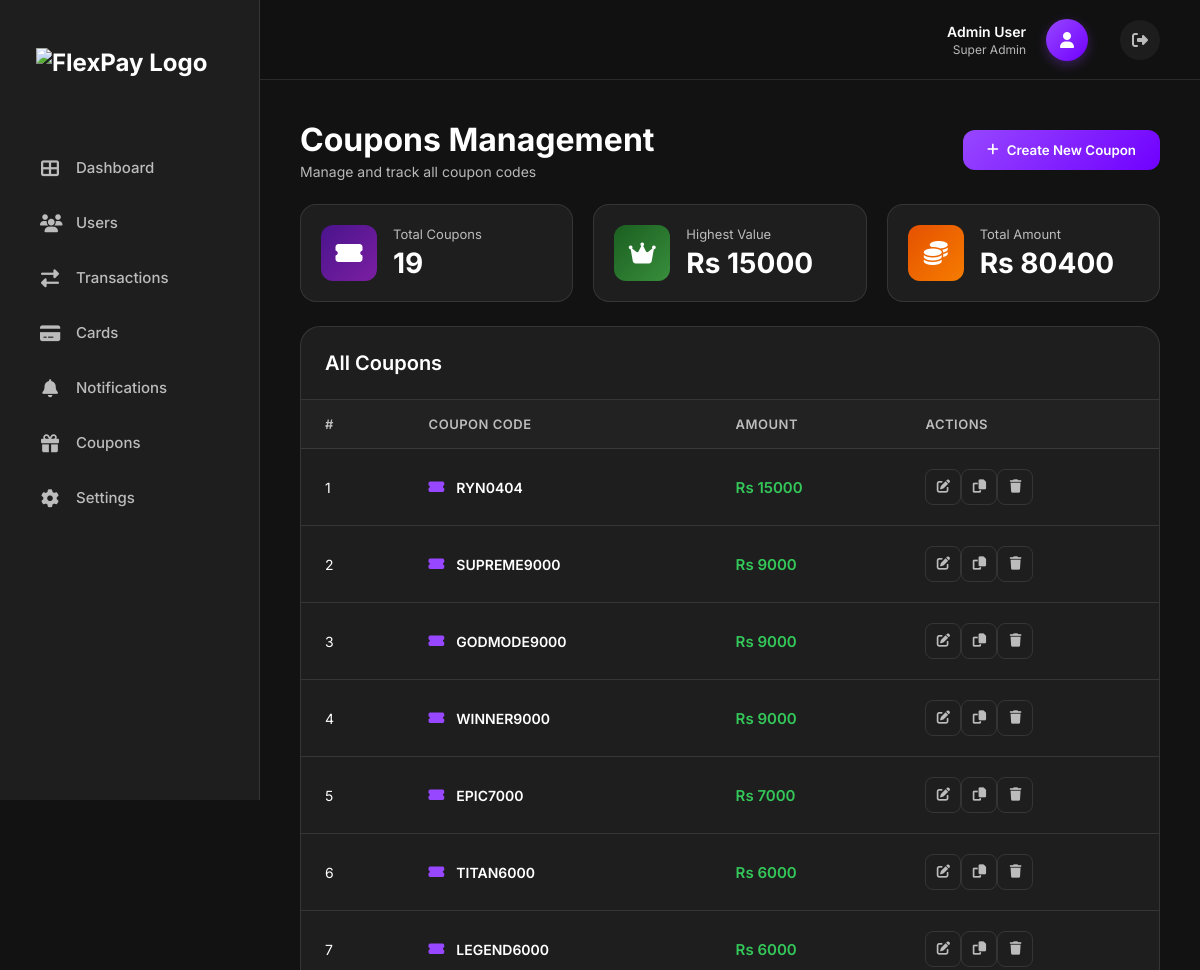
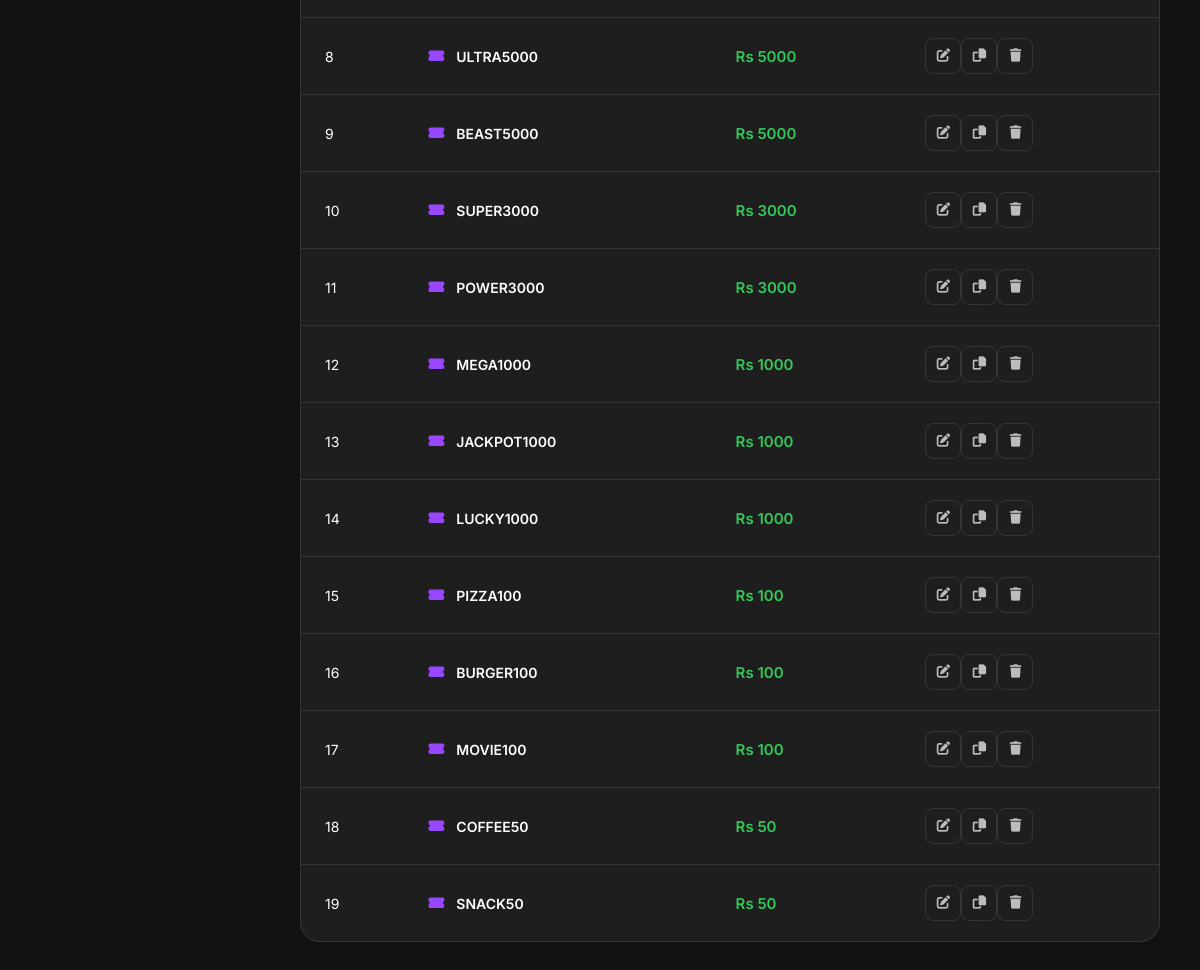
Screenshot of /admin/coupons (signed in) with the database file from the repository (2 pictures, top to bottom).
### tables this page shows
CREATE TABLE coupons (id INTEGER PRIMARY KEY AUTOINCREMENT, coupon_code TEXT UNIQUE NOT NULL, amount REAL NOT NULL);

### app/admin/routes.py (the view)
@admin_bp.route('/coupons')
@login_required
def coupons():
    all_coupons = db.execute("SELECT * FROM coupons ORDER BY amount DESC")
    total_coupons = len(all_coupons)
    highest_value = all_coupons[0]['amount'] if all_coupons else 0
    total_amount = sum(coupon['amount'] for coupon in all_coupons)
    return render_template('admin/coupons.html',
                         coupons=all_coupons,
                         total_coupons=total_coupons,
                         highest_value=highest_value,
                         total_amount=total_amount)

### app/admin/routes.py (called while the page is built)
def login_required(f):
    @wraps(f)
    def decorated_function(*args, **kwargs):
        if 'admin_id' not in session:
            return redirect(url_for('admin.login'))
        return f(*args, **kwargs)
    return decorated_function

### app/admin/templates/admin/coupons.html (shortened to what this page needs)
{% extends 'admin/base.html' %}
{% block content %}
<div class="coupons-container">
    <div class="page-header">
        <div class="header-left">
            <h1>Coupons Management</h1>
            <p class="subtitle">Manage and track all coupon codes</p>
        </div>
        <button class="btn-primary" onclick="openAddCouponModal()">
            <i class="fas fa-plus"></i>
            Create New Coupon
        </button>
    </div>
    <div class="stats-grid">
        <div class="stat-card">
            <div class="stat-icon" style="background: linear-gradient(135deg, #4a148c, #7b1fa2);">
                <i class="fas fa-ticket-alt"></i>
            </div>
            <div class="stat-info">
                <span class="stat-label">Total Coupons</span>
                <span class="stat-value">{{ total_coupons }}</span>
            </div>
        </div>
        <div class="stat-card">
            <div class="stat-icon" style="background: linear-gradient(135deg, #1b5e20, #388e3c);">
                <i class="fas fa-crown"></i>
            </div>
            <div class="stat-info">
                <span class="stat-label">Highest Value</span>
                <span class="stat-value">Rs {{ highest_value|int }}</span>
            </div>
        </div>
        <div class="stat-card">
            <div class="stat-icon" style="background: linear-gradient(135deg, #e65100, #f57c00);">
                <i class="fas fa-coins"></i>
            </div>
            <div class="stat-info">
                <span class="stat-label">Total Amount</span>
                <span class="stat-value">Rs {{ total_amount|int }}</span>
            </div>
        </div>
    </div>
    <div class="table-card">
        <div class="table-header">
            <h2>All Coupons</h2>
        </div>
        <div class="table-wrapper">
            <table class="coupons-table">
                <thead>
                    <tr>
                        <th>#</th>
                        <th>Coupon Code</th>
                        <th>Amount</th>
                        <th>Actions</th>
                    </tr>
                </thead>
                <tbody>
                    {% for coupon in coupons %}
                    <tr>
                        <td>{{ loop.index }}</td>
                        <td>
                            <div class="coupon-code">
                                <i class="fas fa-ticket-alt"></i>
                                <span>{{ coupon.coupon_code }}</span>
                            </div>
                        </td>
                        <td><span class="amount">Rs {{ coupon.amount|int }}</span></td>
                        <td>
                            <div class="action-buttons">
                                <button class="btn-icon" title="Edit"
                                    onclick="editCoupon({{ coupon.id }}, '{{ coupon.coupon_code }}', {{ coupon.amount }})">
                                    <i class="fas fa-edit"></i>
                                </button>
                                <button class="btn-icon" title="Copy Code"
                                    onclick="copyCouponCode('{{ coupon.coupon_code }}')">
                                    <i class="fas fa-copy"></i>
                                </button>
                                <button class="btn-icon danger" title="Delete"
                                    onclick="deleteCoupon({{ coupon.id }}, '{{ coupon.coupon_code }}')">
                                    <i class="fas fa-trash"></i>
                                </button>
                            </div>
                        </td>
                    </tr>
                    {% endfor %}
                </tbody>
            </table>
        </div>
    </div>
</div>
{% endblock %}

### app/admin/templates/admin/base.html (style rules this page uses)
:root { --bg-color: #121212; --sidebar-bg: #1E1E1E; --text-color: #FFFFFF; --text-secondary: rgba(255, 255, 255, 0.7); --primary-color: #9747ff; --accent-color: #d4f3fdff; --danger-color: #FF453A; --card-bg: #1E1E1E; --border-color: rgba(255, 255, 255, 0.1); --hover-bg: rgba(151, 71, 255, 0.1); }
* { margin: 0; padding: 0; box-sizing: border-box; font-family: 'Inter', sans-serif; }
body { background-color: var(--bg-color); color: var(--text-color); display: flex; min-height: 100vh; }
h1 { font-size: 28px; font-weight: 700; margin-bottom: 24px; color: var(--text-color); }
h2 { font-size: 22px; font-weight: 600; margin-bottom: 16px; color: var(--text-color); }

### app/admin/templates/admin/coupons.html (style rules this page uses)
.coupons-container { display: flex; flex-direction: column; gap: 24px; }
.page-header { display: flex; justify-content: space-between; align-items: center; }
.header-left h1 { font-size: 32px; font-weight: 700; margin: 0 0 4px 0; }
.subtitle { color: var(--text-secondary); font-size: 14px; margin: 0; }
.btn-primary { background: linear-gradient(135deg, var(--primary-color), #7000ff); color: white; border: none; padding: 12px 24px; border-radius: 12px; font-weight: 600; cursor: pointer; display: flex; align-items: center; gap: 8px; transition: transform 0.2s; }
.stats-grid { display: grid; grid-template-columns: repeat(auto-fit, minmax(250px, 1fr)); gap: 20px; }
.stat-card { background: var(--card-bg); border: 1px solid var(--border-color); border-radius: 16px; padding: 20px; display: flex; align-items: center; gap: 16px; transition: transform 0.2s; }
.stat-icon { width: 56px; height: 56px; border-radius: 12px; display: flex; align-items: center; justify-content: center; font-size: 24px; color: white; }
.stat-info { display: flex; flex-direction: column; }
.stat-label { font-size: 13px; color: var(--text-secondary); margin-bottom: 4px; }
.stat-value { font-size: 28px; font-weight: 700; color: white; }
.table-card { background: var(--card-bg); border: 1px solid var(--border-color); border-radius: 20px; overflow: hidden; }
.table-header { padding: 24px; border-bottom: 1px solid var(--border-color); }
.table-header h2 { font-size: 20px; margin: 0; }
.table-wrapper { overflow-x: auto; }
.coupons-table { width: 100%; border-collapse: collapse; }
.coupons-table thead { background: rgba(255, 255, 255, 0.02); }
.coupons-table th { padding: 16px 24px; text-align: left; font-size: 13px; font-weight: 600; color: var(--text-secondary); text-transform: uppercase; letter-spacing: 0.5px; }
.coupons-table td { padding: 20px 24px; border-top: 1px solid var(--border-color); font-size: 14px; }
.coupons-table tbody tr { transition: background 0.2s; }
.coupon-code { display: flex; align-items: center; gap: 12px; font-weight: 600; font-family: 'Courier New', monospace; }
.coupon-code i { color: var(--primary-color); }
.amount { font-weight: 600; color: #34C759; font-size: 15px; }
.action-buttons { display: flex; }
.btn-icon { width: 36px; height: 36px; border-radius: 8px; border: 1px solid var(--border-color); background: transparent; color: var(--text-secondary); cursor: pointer; display: flex; align-items: center; justify-content: center; transition: all 0.2s; }

### rows the page displays
coupons: amount "15000", coupon_code "RYN0404"
coupons: coupon_code "SUPREME9000", amount "9000"
coupons: coupon_code "GODMODE9000", amount "9000"
coupons: coupon_code "WINNER9000", amount "9000"
coupons: coupon_code "EPIC7000", amount "7000"
coupons: coupon_code "TITAN6000", amount "6000"
coupons: coupon_code "LEGEND6000", amount "6000"
coupons: coupon_code "ULTRA5000", amount "5000"
coupons: coupon_code "BEAST5000", amount "5000"
coupons: coupon_code "SUPER3000", amount "3000"
coupons: coupon_code "POWER3000", amount "3000"
coupons: coupon_code "MEGA1000", amount "1000"
coupons: coupon_code "JACKPOT1000", amount "1000"
coupons: coupon_code "LUCKY1000", amount "1000"
coupons: coupon_code "PIZZA100", amount "100"
coupons: coupon_code "BURGER100", amount "100"
coupons: coupon_code "MOVIE100", amount "100"
coupons: coupon_code "COFFEE50", amount "50"
coupons: coupon_code "SNACK50", amount "50"

### other values shown
{{ total_coupons }} "19"
{{ total_amount|int }} "80400"
